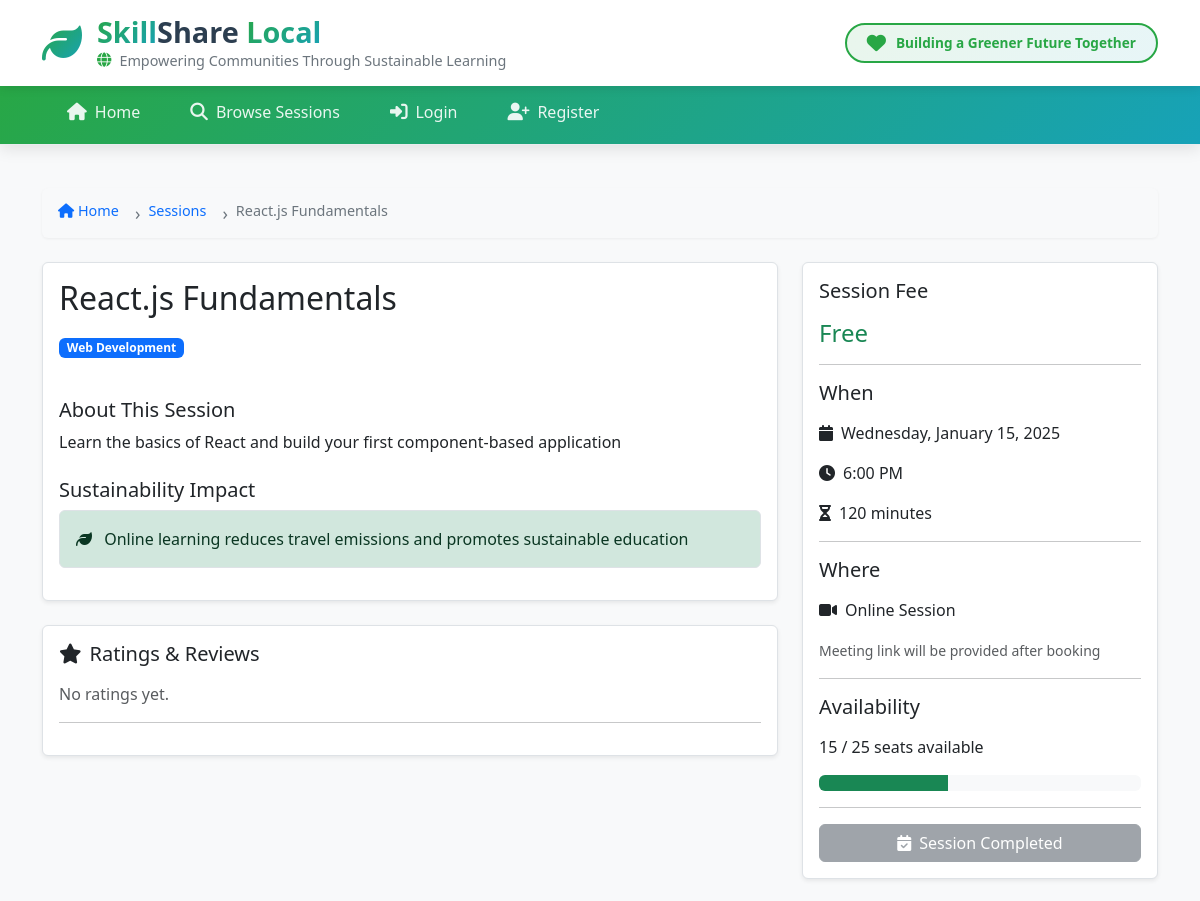
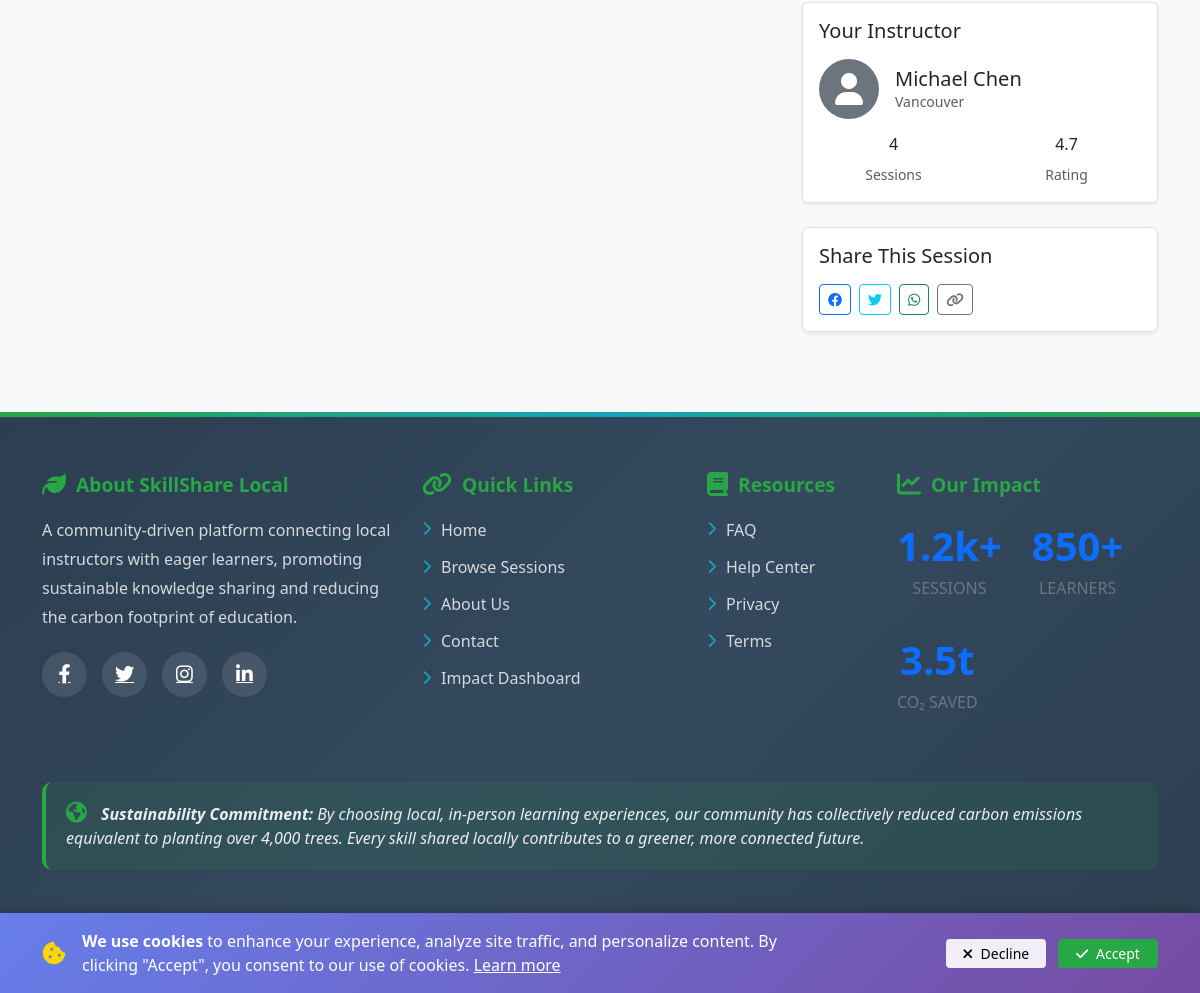
/public/session_view.php?id=1, run on the app's committed database (2 pictures, top to bottom).
### tables this page shows
CREATE TABLE IF NOT EXISTS skill_sessions (
    session_id INT AUTO_INCREMENT PRIMARY KEY,
    instructor_id INT NOT NULL,
    category_id INT NOT NULL,
    title VARCHAR(100) NOT NULL,
    description TEXT,
    duration_minutes INT NOT NULL,
    fee_type ENUM('free', 'paid') NOT NULL DEFAULT 'free',
    fee_amount DECIMAL(10,2) NOT NULL DEFAULT 0.00 CHECK (fee_amount >= 0),
    location_type ENUM('online', 'in-person') NOT NULL,
    city VARCHAR(50),
    address TEXT,
    online_link TEXT,
    photo_url TEXT,
    event_datetime TIMESTAMP NOT NULL,
    total_capacity INT NOT NULL CHECK (total_capacity > 0),
    capacity_remaining INT NOT NULL CHECK (capacity_remaining >= 0 AND capacity_remaining <= total_capacity),
    status ENUM('upcoming', 'completed', 'canceled') NOT NULL DEFAULT 'upcoming',
    sustainability_description TEXT,
    created_at TIMESTAMP DEFAULT CURRENT_TIMESTAMP,
    updated_at TIMESTAMP DEFAULT CURRENT_TIMESTAMP ON UPDATE CURRENT_TIMESTAMP,
    FOREIGN KEY (instructor_id) REFERENCES Users(user_id) ON DELETE CASCADE,
    FOREIGN KEY (category_id) REFERENCES Categories(category_id) ON DELETE RESTRICT,
    INDEX idx_instructor (instructor_id),
    INDEX idx_category (category_id),
    INDEX idx_event_datetime (event_datetime),
    INDEX idx_status (status),
    INDEX idx_city (city)
);

CREATE TABLE IF NOT EXISTS Categories (
    category_id INT AUTO_INCREMENT PRIMARY KEY,
    name VARCHAR(50) UNIQUE NOT NULL,
    description TEXT
);

CREATE TABLE IF NOT EXISTS Users (
    user_id INT AUTO_INCREMENT PRIMARY KEY,
    full_name VARCHAR(100) NOT NULL,
    email VARCHAR(100) UNIQUE NOT NULL,
    password_hash VARCHAR(255) NOT NULL,
    role ENUM('instructor', 'learner', 'admin') NOT NULL,
    city VARCHAR(50),
    bio VARCHAR(500) NULL,
    avatar_path VARCHAR(255) NULL,
    is_suspended BOOLEAN DEFAULT FALSE,
    suspended_reason TEXT,
    created_at TIMESTAMP DEFAULT CURRENT_TIMESTAMP,
    updated_at TIMESTAMP DEFAULT CURRENT_TIMESTAMP ON UPDATE CURRENT_TIMESTAMP,
    INDEX idx_email (email),
    INDEX idx_role (role),
    INDEX idx_city (city)
);

### public/session_view.php (the view, shortened to what the rows shown need)
<?php
require_once __DIR__ . '/../app/config/database.php';
require_once __DIR__ . '/../app/models/Session.php';
require_once __DIR__ . '/../app/models/User.php';
require_once __DIR__ . '/../app/includes/helpers.php';
$session_id = isset($_GET['id']) ? intval($_GET['id']) : 0;
$session = Session::getSessionById($session_id);
$instructor = User::getUserById($session['instructor_id']);
$user_booking = null;
$can_book = false;
$is_full = ($session['capacity_remaining'] <= 0);
$is_past = (strtotime($session['event_datetime']) < time());
require_once __DIR__ . '/../app/includes/header.php';
?>
<div class="container my-5 session-view-page">
    <div class="row">
        <div class="col-lg-8">
            <div class="card mb-4 shadow-sm">
                <div class="card-body">
                    <h1 class="h2 mb-3"><?= escape($session['title']) ?></h1>
                    <span class="badge bg-primary mb-3"><?= escape($session['category_name']) ?></span>
                    <h3 class="h5 mt-4">About This Session</h3>
                    <p><?= nl2br(escape($session['description'])) ?></p>
                    <?php if (!empty($session['sustainability_description'])): ?>
                        <h3 class="h5 mt-4">Sustainability Impact</h3>
                        <div class="alert alert-success">
                            <i class="fas fa-leaf me-2"></i>
                            <?= nl2br(escape($session['sustainability_description'])) ?>
                        </div>
                    <?php endif; ?>
                </div>
            </div>
        </div>
        <div class="col-lg-4">
            <div class="card mb-4 shadow-sm">
                <div class="card-body">
                    <h3 class="h5 mb-3">Session Fee</h3>
                    <?php if ($session['fee_type'] === 'free'): ?>
                        <p class="h4 text-success">Free</p>
                    <?php else: ?>
                        <p class="h4 text-primary">$<?= number_format($session['fee_amount'], 2) ?></p>
                    <?php endif; ?>
                    <hr>
                    <h3 class="h5 mb-3">When</h3>
                    <p><i class="fas fa-calendar me-2"></i><?= date('l, F j, Y', strtotime($session['event_datetime'])) ?></p>
                    <p><i class="fas fa-clock me-2"></i><?= date('g:i A', strtotime($session['event_datetime'])) ?></p>
                    <p><i class="fas fa-hourglass-half me-2"></i><?= $session['duration_minutes'] ?> minutes</p>
                    <hr>
                    <h3 class="h5 mb-3">Where</h3>
                    <?php if ($session['location_type'] === 'online'): ?>
                        <p><i class="fas fa-video me-2"></i>Online Session</p>
                        <small class="text-muted">Meeting link will be provided after booking</small>
                    <?php else: ?>
                        <p><i class="fas fa-map-marker-alt me-2"></i><?= escape($session['city']) ?></p>
                        <p class="text-muted small"><?= escape($session['address']) ?></p>
                    <?php endif; ?>
                    <hr>
                    <h3 class="h5 mb-3">Availability</h3>
                    <?php if ($session['capacity_remaining'] <= 0): ?>
                        <div class="alert alert-danger">
                            <i class="fas fa-times-circle me-2"></i>
                            <strong>SOLD OUT</strong> - This session is fully booked
                        </div>
                    <?php else: ?>
                        <p><?= $session['capacity_remaining'] ?> / <?= $session['total_capacity'] ?> seats available</p>
                        <?php
                        $capacity_percentage = $session['total_capacity'] > 0 ? (($session['total_capacity'] - $session['capacity_remaining']) / $session['total_capacity']) * 100 : 0;
                        ?>
                        <div class="progress">
                            <div class="progress-bar <?= $capacity_percentage > 80 ? 'bg-warning' : 'bg-success' ?>" role="progressbar" style="width: <?= $capacity_percentage ?>%"
                                 aria-valuenow="<?= $capacity_percentage ?>" aria-valuemin="0" aria-valuemax="100"></div>
                        </div>
                    <?php endif; ?>
                    <hr>
                    <?php if ($user_booking): ?>
                        <?php if ($user_booking['status'] === 'pending'): ?>
                            <button class="btn btn-warning w-100" disabled>
                                <i class="fas fa-clock me-2"></i>Booking Pending
                            </button>
                        <?php elseif ($user_booking['status'] === 'accepted'): ?>
                            <button class="btn btn-success w-100" disabled>
                                <i class="fas fa-check me-2"></i>Booking Confirmed
                            </button>
                        <?php elseif ($user_booking['status'] === 'declined'): ?>
                            <button class="btn btn-danger w-100" disabled>
                                <i class="fas fa-times me-2"></i>Booking Declined
                            </button>
                        <?php endif; ?>
                    <?php elseif ($is_full): ?>
                        <button class="btn btn-secondary w-100" disabled>
                            <i class="fas fa-users me-2"></i>Session Full
                        </button>
                    <?php elseif ($is_past): ?>
                        <button class="btn btn-secondary w-100" disabled>
                            <i class="fas fa-calendar-check me-2"></i>Session Completed
                        </button>
                    <?php elseif (!is_logged_in()): ?>
                        <a href="login.php?redirect=<?= urlencode('session_view.php?id=' . $session_id) ?>" class="btn btn-primary w-100">
                            <i class="fas fa-sign-in-alt me-2"></i>Login to Book
                        </a>
                    <?php else: ?>
                        <button class="btn btn-secondary w-100" disabled>
                            Only Learners Can Book
                        </button>
                    <?php endif; ?>
                </div>
            </div>
            <div class="card mb-4 shadow-sm">
                <div class="card-body">
                    <div class="d-flex align-items-center mb-3">
                        <div>
                            <h5 class="mb-0"><?= escape($instructor['full_name']) ?></h5>
                            <p class="text-muted small mb-0"><?= escape($instructor['city']) ?></p>
                        </div>
                    </div>
                </div>
            </div>
        </div>
    </div>
</div>
<?php require_once __DIR__ . '/../app/includes/footer.php'; ?>

### data on the page
skill_sessions: title "React.js Fundamentals", category.name "Web Development", description "Learn the basics of React and build your first component-based application", sustainability_description "Online learning reduces travel emissions and promotes sustainable education", event_datetime "Wednesday, January 15, 2025", event_datetime "6:00 PM", duration_minutes "120", capacity_remaining "15", total_capacity "25"
users: full_name "Michael Chen", city "Vancouver"

### other printed values
$home_label "Home"
$label "Sessions"
$breadcrumb "React.js Fundamentals"
$instructor_stats['total_sessions'] "4"
$instructor_stats['average_rating'] "4.7"
